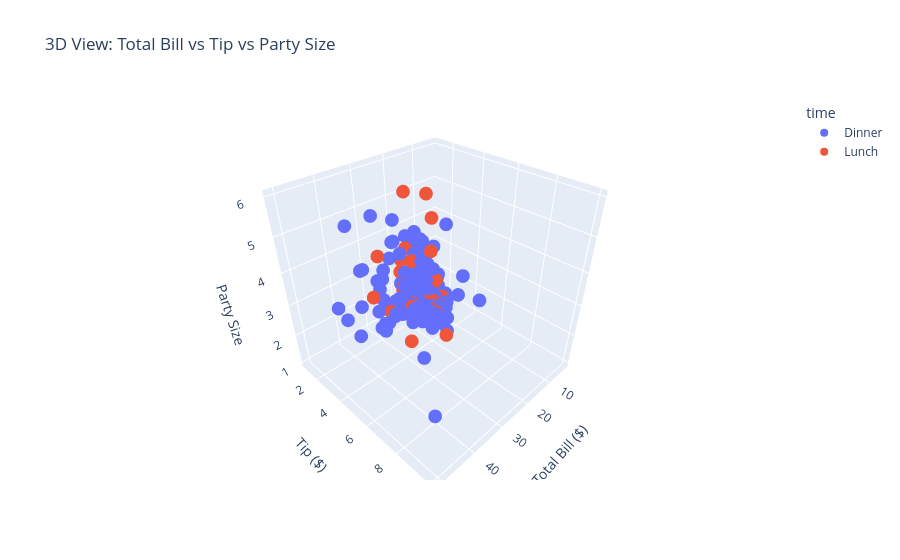

Notebook code for this chart:
### Code cell
# 3D scatter plot (something cufflinks couldn't do easily)
fig = px.scatter_3d(
    tips, 
    x='total_bill', 
    y='tip', 
    z='size',
    color='time',
    title='3D View: Total Bill vs Tip vs Party Size',
    labels={'total_bill': 'Total Bill ($)', 'tip': 'Tip ($)', 'size': 'Party Size'}
)
fig.show()

### Figure 1 — Plotly figure (JSON) as saved in the notebook; plotly's stock layout.template omitted (floating-point values rounded to 4 significant figures; data arrays with more than 128 entries replaced by an {"elided": "..."} marker saying what was removed)
{"data": [{"hovertemplate": "time=Dinner<br>Total Bill ($)=%{x}<br>Tip ($)=%{y}<br>Party Size=%{z}<extra></extra>", "legendgroup": "Dinner", "marker": {"color": "#636efa", "symbol": "circle"}, "mode": "markers", "name": "Dinner", "scene": "scene", "showlegend": true, "type": "scatter3d", "x": {"elided": "176 float values"}, "y": {"elided": "176 float values"}, "z": {"elided": "176 int values"}}, {"hovertemplate": "time=Lunch<br>Total Bill ($)=%{x}<br>Tip ($)=%{y}<br>Party Size=%{z}<extra></extra>", "legendgroup": "Lunch", "marker": {"color": "#EF553B", "symbol": "circle"}, "mode": "markers", "name": "Lunch", "scene": "scene", "showlegend": true, "type": "scatter3d", "x": [27.2, 22.76, 17.29, 19.44, 16.66, 10.07, 32.68, 15.98, 34.83, 13.03, 18.28, 24.71, 21.16, 10.65, 12.43, 24.08, 11.69, 13.42, 14.26, 15.95, 12.48, 29.8, 8.52, 14.52, 11.38, 22.82, 19.08, 20.27, 11.17, 12.26, 18.26, 8.51, 10.33, 14.15, 16.0, 13.16, 17.47, 34.3, 41.19, 27.05, 16.43, 8.35, 18.64, 11.87, 9.78, 7.51, 19.81, 28.44, 15.48, 16.58, 7.56, 10.34, 43.11, 13.0, 13.51, 18.71, 12.74, 13.0, 16.4, 20.53, 16.47, 12.16, 13.42, 8.58, 15.98, 13.42, 16.27, 10.09], "y": [4.0, 3.0, 2.71, 3.0, 3.4, 1.83, 5.0, 2.03, 5.17, 2.0, 4.0, 5.85, 3.0, 1.5, 1.8, 2.92, 2.31, 1.68, 2.5, 2.0, 2.52, 4.2, 1.48, 2.0, 2.0, 2.18, 1.5, 2.83, 1.5, 2.0, 3.25, 1.25, 2.0, 2.0, 2.0, 2.75, 3.5, 6.7, 5.0, 5.0, 2.3, 1.5, 1.36, 1.63, 1.73, 2.0, 4.19, 2.56, 2.02, 4.0, 1.44, 2.0, 5.0, 2.0, 2.0, 4.0, 2.01, 2.0, 2.5, 4.0, 3.23, 2.2, 3.48, 1.92, 3.0, 1.58, 2.5, 2.0], "z": [4, 2, 2, 2, 2, 1, 2, 2, 4, 2, 2, 2, 2, 2, 2, 4, 2, 2, 2, 2, 2, 6, 2, 2, 2, 3, 2, 2, 2, 2, 2, 2, 2, 2, 2, 2, 2, 6, 5, 6, 2, 2, 3, 2, 2, 2, 2, 2, 2, 2, 2, 2, 4, 2, 2, 3, 2, 2, 2, 4, 3, 2, 2, 1, 3, 2, 2, 2]}], "layout": {"legend": {"title": {"text": "time"}, "tracegroupgap": 0}, "scene": {"domain": {"x": [0, 1], "y": [0, 1]}, "xaxis": {"title": {"text": "Total Bill ($)"}}, "yaxis": {"title": {"text": "Tip ($)"}}, "zaxis": {"title": {"text": "Party Size"}}}, "title": {"text": "3D View: Total Bill vs Tip vs Party Size"}}}
